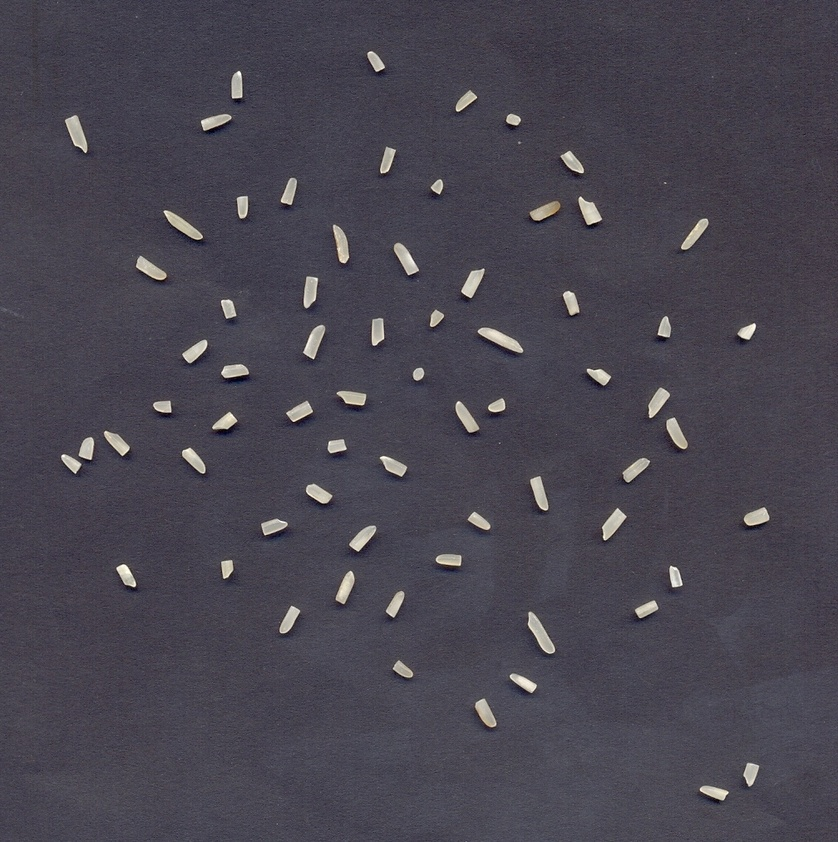
%> input picture 1_1.jpg, 838 x 842 px, shrunk from 1008 x 1012 before the run
$ octave main.m   (GNU Octave 9; MATLAB toolbox functions it lacks are replaced by stand-ins)
%> lines starting %> are read from the running program, lines starting %| are printed output that depends on the picture; in (x1, y1, x2, y2) boxes, pixels count from 0 and x2, y2 are one past the last pixel; in counts of white or black regions, pixels touching at a corner belong together; the program's own positions count from 1
clc
I=imread('1_1.jpg');
%> I is the input picture: size 842x838x3 uint8; mean R, G, B 72.6, 69.2, 80.1
lengthr=[];
widthr=[];
bw = im2bw(I);
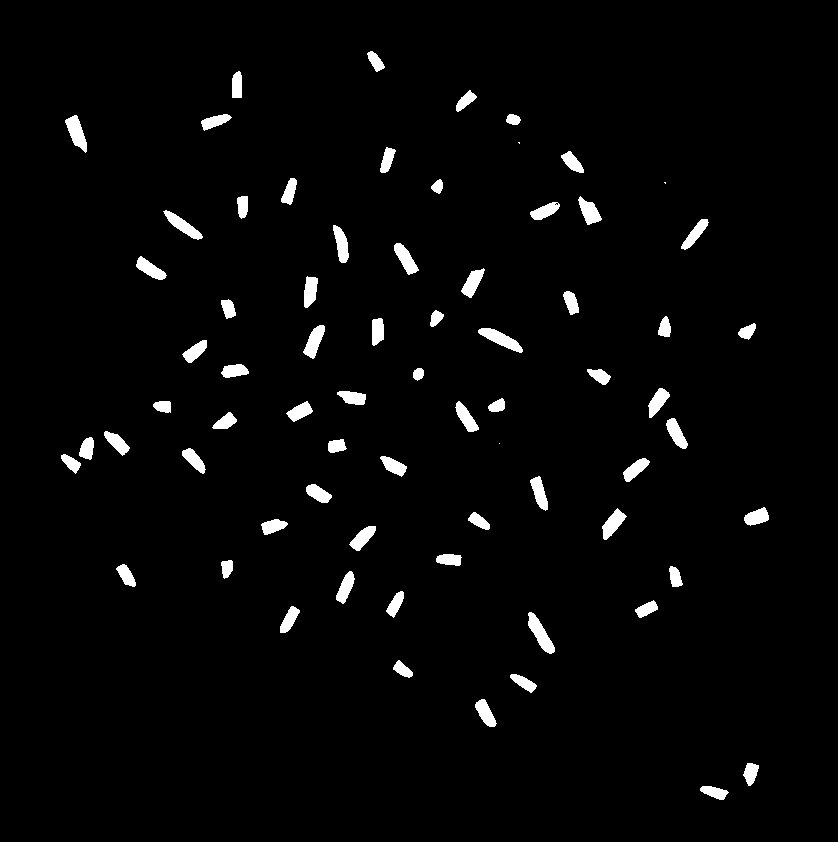
%> bw: size 842x838 logical; 2.7% white; 71 white regions (3 under 20 px), largest, box (x1, y1, x2, y2) and area: (528, 612, 555, 654) 488, (478, 328, 523, 353) 473, (65, 115, 87, 153) 438
G = fspecial('gaussian',[5 5],2);
Ig = imfilter(I,G,'same');
bw1=im2bw(Ig);
%> bw1: size 842x838 logical; 2.6% white; 68 white regions
figure % displaying the images.
imshow(bw1)

[labeled,numObjects] = bwlabel(bw1,4);
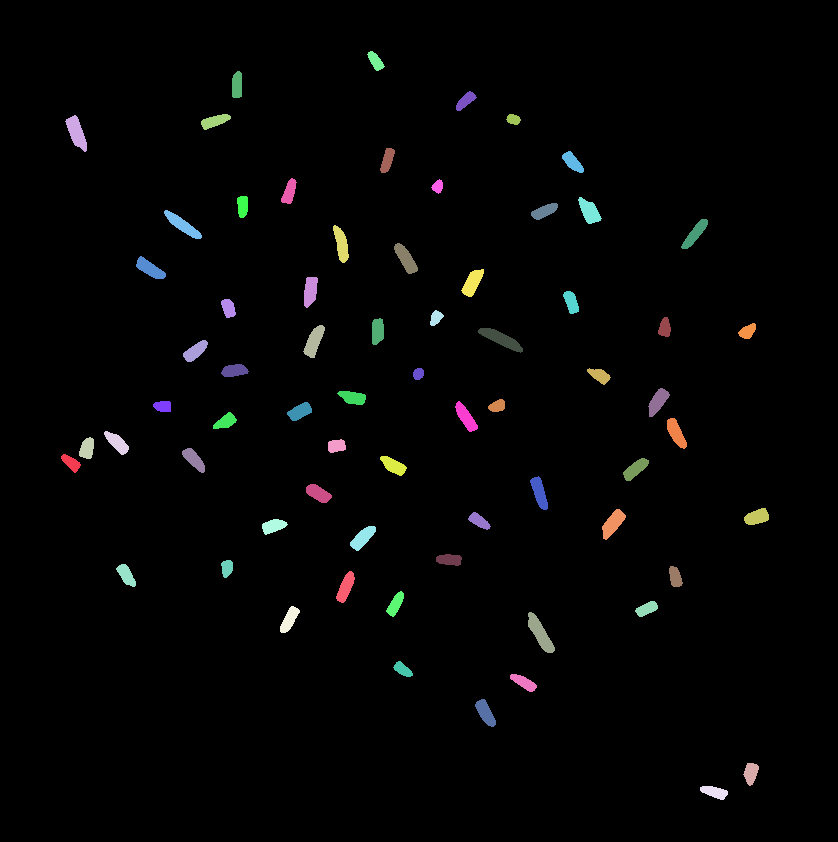
%> labeled: size 842x838 double; 69 distinct labels, from 0 to 68; one colour per label, 0 black
%> numObjects = 68
graindata = regionprops(labeled,'basic');
%> graindata = 68 regions; largest, box (x1, y1, x2, y2), Area and Centroid: (528, 612, 555, 653) 491 [540.9 634.2], (478, 328, 523, 353) 468 [501.6 339.6], (65, 115, 87, 152) 431 [77.2 133.3], (164, 210, 202, 239) 401 [183.2 225.7], (303, 325, 325, 358) 388 [314.7 342]
maxArea = max([graindata.Area]);
%> maxArea = 491
minArea = min([graindata.Area]);
%> minArea = 108
 biggestGrain = find([graindata.Area]==maxArea);
%> biggestGrain = 50
meanArea = mean([graindata.Area]);
%> meanArea = 272.3
 no_object=max(labeled(:));
%> no_object = 68
 fg=sort([graindata.Area]);
%> fg = 68 values from 108 to 491
%  removing the small peices of broken rice.
 bw2 = bwareaopen(bw1,fg(12));
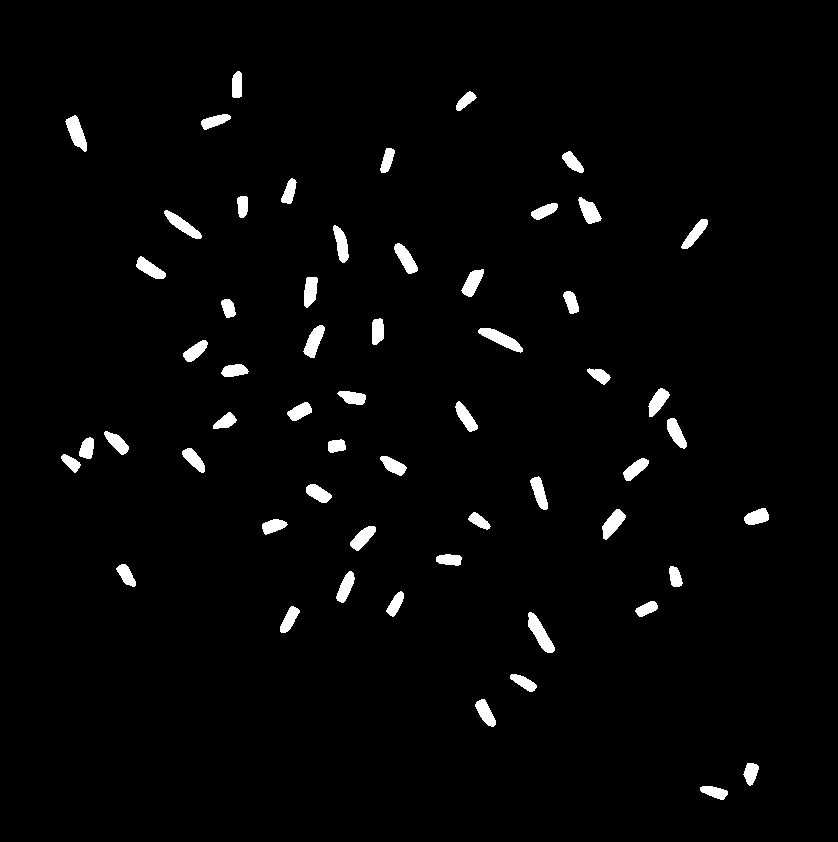
%> bw2: size 842x838 logical; 2.4% white; 57 white regions
 [labeled2,numObjects2] = bwlabel(bw2,4);
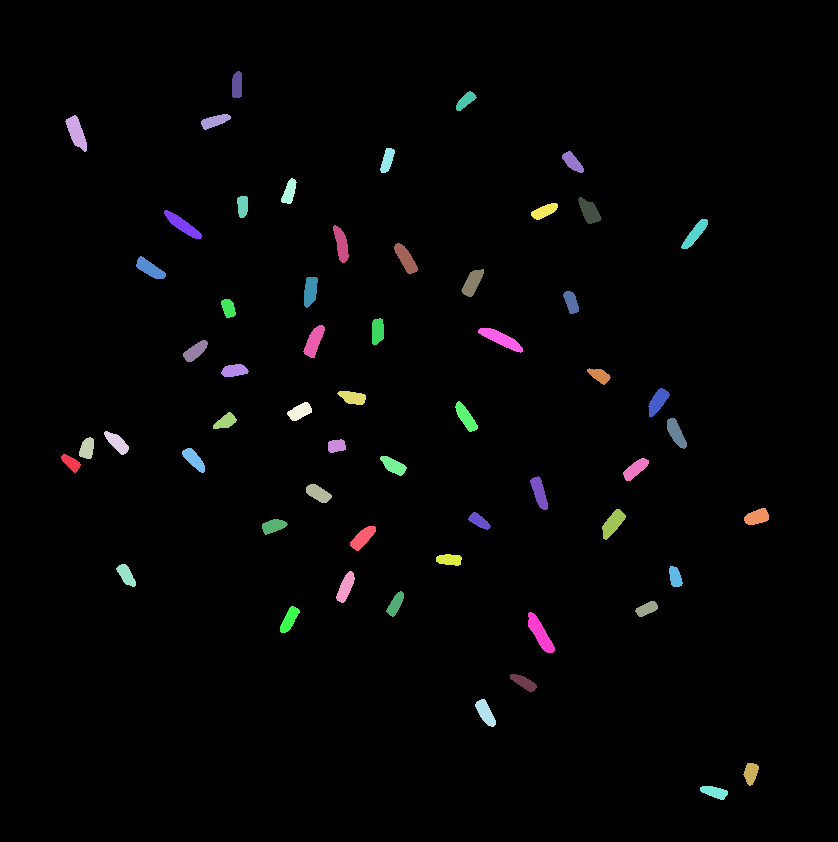
%> labeled2: size 842x838 double; 58 distinct labels, from 0 to 57; one colour per label, 0 black
%> numObjects2 = 57
 % of broken rice
 brokenpercentage=(numObjects2/numObjects)*100;
%> brokenpercentage = 83.82

% finding the rice properties
s = regionprops(bw2,'Orientation',...
    'MajorAxisLength','MinorAxisLength','Eccentricity','Perimeter','BoundingBox','Centroid');
%> s = 57 regions; largest, box (x1, y1, x2, y2), Centroid, MajorAxisLength, MinorAxisLength, Eccentricity and Orientation: (478, 328, 523, 353) [501.6 339.6] 50.74 12.02 0.972 -25.61, (528, 612, 555, 653) [540.9 634.2] 48.84 13.19 0.963 -60.01, (164, 210, 202, 239) [183.2 225.7] 47.16 10.98 0.973 -35.66
for i=1:length(s)
    gh=s(i).BoundingBox;
    % apply distance formula to find width and length of the rice
    hk=sqrt(gh(1)^2+gh(2)^2);
    lk=sqrt(gh(3)^2+gh(4)^2);
    lengthr=[lengthr;hk];
    widthr=[widthr;lk];
end
%> this loop made 57 passes
%> (gh, hk, lk) on passes 10 to 17: ([201.5 114.5 30 16], 231.8, 34), ([213.5 412.5 24 17], 464.5, 29.41), ([221.5 299.5 15 19], 372.5, 24.21), ([221.5 364.5 28 13], 426.5, 30.87), ([232.5 71.5 10 27], 243.2, 28.79), ([237.5 196.5 11 22], 308.3, 24.6), ([262.5 519.5 26 16], 582.1, 30.53), ([280.5 606.5 20 27], 668.2, 33.6)
%> after the loop, lengthr = 57 values, max 1065.7 at index 56, min 132.8 at index 2, mean 578.2; widthr = 57 values, max 51.48 at index 39, min 22.8 at index 23, mean 33.45
figure
imshow(bw2)
hold on

phi = linspace(0,2*pi,50);
cosphi = cos(phi);
sinphi = sin(phi);

for k = 1:length(s)
    xbar = s(k).Centroid(1);
    ybar = s(k).Centroid(2);

    a = s(k).MajorAxisLength/2;
    b = s(k).MinorAxisLength/2;

    theta = pi*s(k).Orientation/180;
    R = [ cos(theta)   sin(theta)
         -sin(theta)   cos(theta)];

    xy = [a*cosphi; b*sinphi];
    xy = R*xy;

    x = xy(1,:) + xbar;
    y = xy(2,:) + ybar;

    plot(x,y,'r','LineWidth',2);
end
%> this loop made 57 passes
%> (xbar, ybar, a, b, theta, R) on passes 1 to 7: (71.7, 463.4, 11.77, 5.61, -0.696, [0.767 -0.642; 0.642 0.767]), (77.19, 133.3, 19.58, 7.28, -1.18, [0.382 -0.924; 0.924 0.382]), (87.7, 449.1, 11.51, 7.1, 1.3, [0.27 0.963; -0.963 0.27]), (117.6, 443.2, 15.6, 6.3, -0.75, [0.731 -0.682; 0.682 0.731]), (126.9, 575.7, 13.68, 6.17, -0.981, [0.556 -0.831; 0.831 0.556]), (150.6, 269.3, 17.67, 6.54, -0.562, [0.846 -0.533; 0.533 0.846]), (183.2, 225.7, 23.58, 5.49, -0.622, [0.812 -0.583; 0.583 0.812])
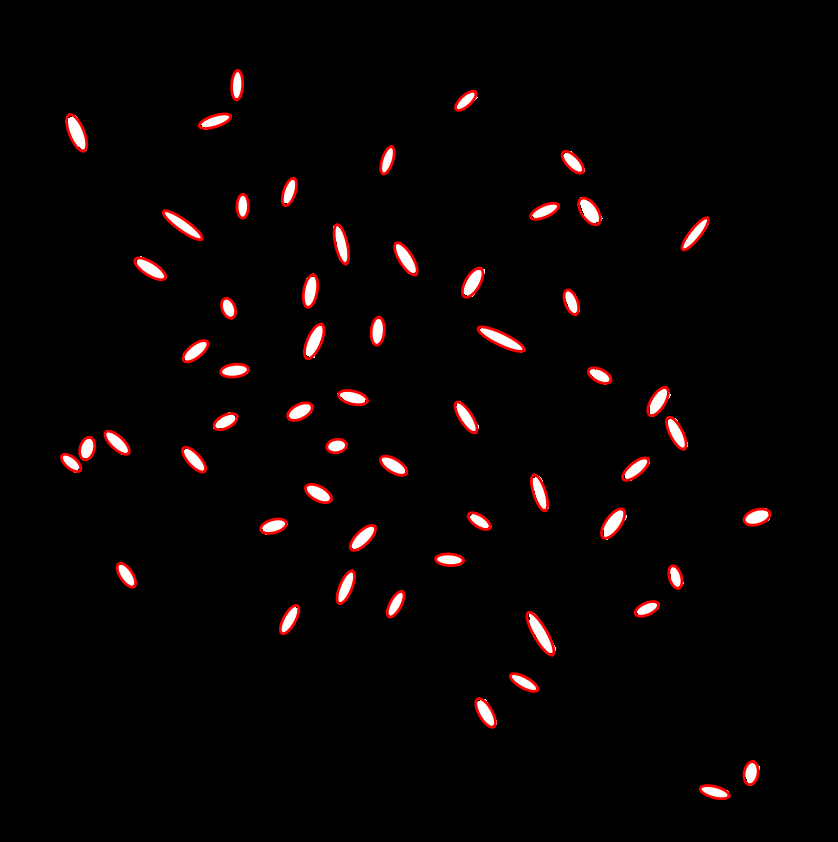
%> figure redrawn from the program's plot data
hold off

$ run again, with 1_2.jpg copied over 1_1.jpg
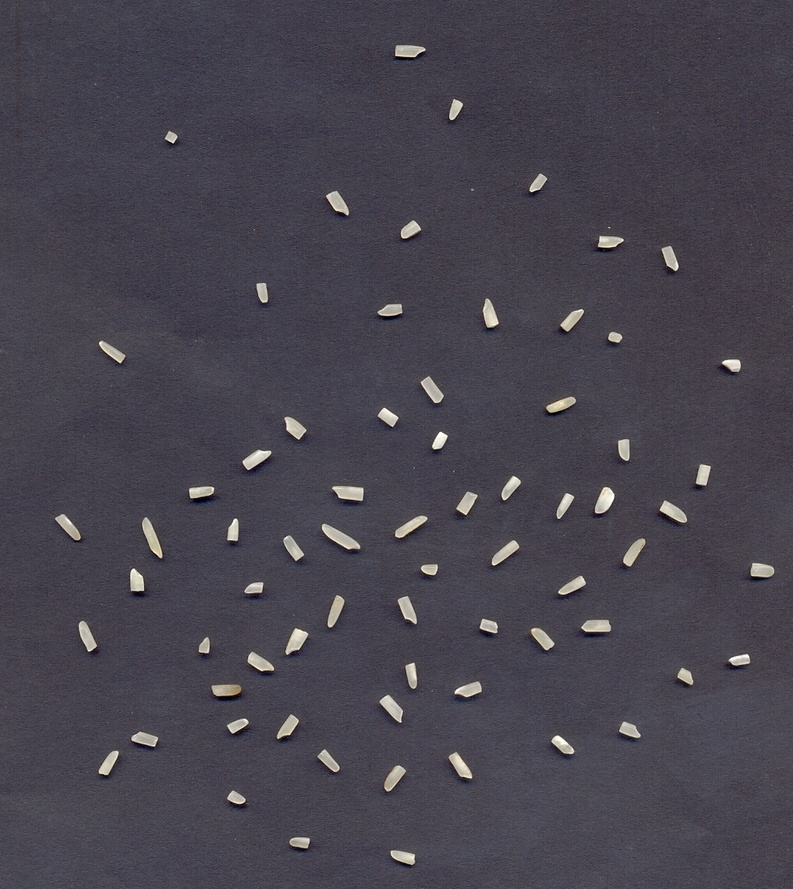
%> input picture 1_2.jpg, 793 x 889 px, shrunk from 1017 x 1140 before the run
%> I is the input picture: size 889x793x3 uint8; mean R, G, B 71.6, 68, 78.5
%> bw: size 889x793 logical; 2.4% white; 76 white regions (6 under 20 px), largest, box (x1, y1, x2, y2) and area: (322, 524, 360, 549) 418, (142, 517, 162, 558) 370, (332, 486, 364, 501) 358
%> bw1: size 889x793 logical; 2.4% white; 70 white regions
%> labeled: size 889x793 double; 71 distinct labels, from 0 to 70
%> numObjects = 70
%> graindata = 70 regions; largest, box (x1, y1, x2, y2), Area and Centroid: (322, 524, 360, 549) 415 [340.5 538], (142, 518, 162, 557) 359 [152.3 538], (333, 486, 364, 501) 355 [350.1 493], (595, 487, 615, 513) 344 [605.6 500.8], (286, 628, 308, 654) 323 [297 640.9]
%> maxArea = 415
%> minArea = 85
%> biggestGrain = 25
%> meanArea = 238.7
%> no_object = 70
%> fg = 70 values from 85 to 415
%> bw2: size 889x793 logical; 2.2% white; 60 white regions
%> `[labeled2,numObjects2] = bwlabel(bw2,4);`:
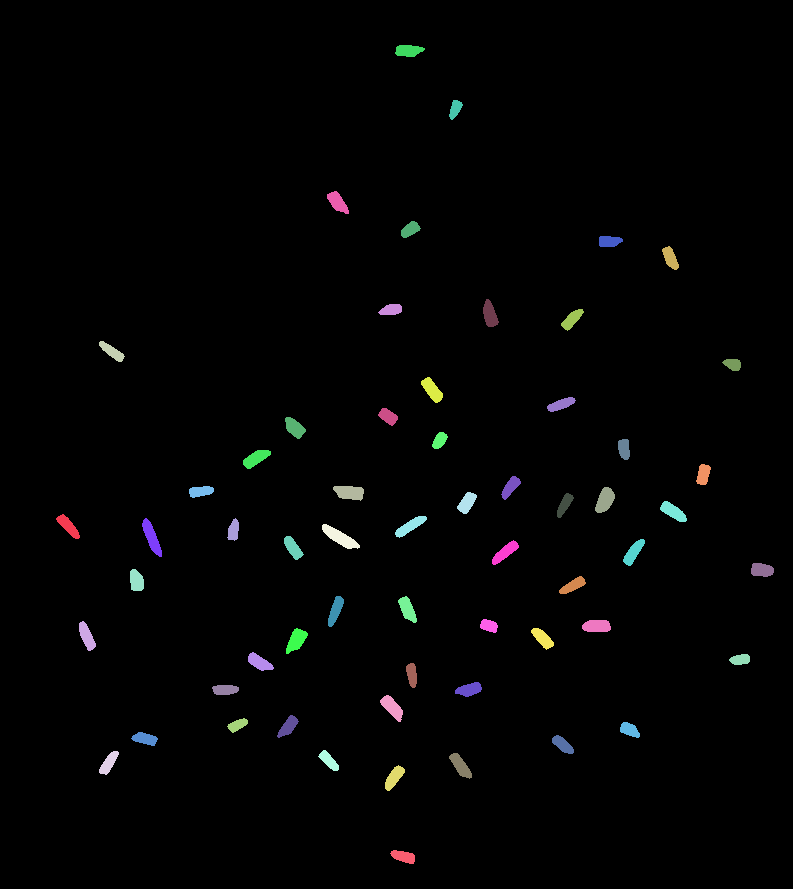
%> labeled2: size 889x793 double; 61 distinct labels, from 0 to 60; one colour per label, 0 black
%> numObjects2 = 60
%> brokenpercentage = 85.71
%> s = 60 regions; largest, box (x1, y1, x2, y2), Centroid, MajorAxisLength, MinorAxisLength, Eccentricity and Orientation: (322, 524, 360, 549) [340.5 538] 44.07 12.26 0.961 -30.59, (142, 518, 162, 557) [152.3 538] 42.86 10.87 0.967 -67.5, (395, 516, 427, 538) [410.9 526.7] 38.2 10.23 0.963 31.79
%> the loop `for i=1:length(s)` made 60 passes
%> (gh, hk, lk) on passes 9 to 16: ([212.5 685.5 27 10], 717.7, 28.79), ([227.5 518.5 12 23], 566.2, 25.94), ([227.5 718.5 21 15], 753.7, 25.81), ([243.5 450.5 28 19], 512.1, 33.84), ([248.5 652.5 26 19], 698.2, 32.2), ([277.5 715.5 22 23], 767.4, 31.83), ([284.5 536.5 20 24], 607.3, 31.24), ([285.5 417.5 21 22], 505.8, 30.41)
%> after the loop `for i=1:length(s)`: lengthr = 60 values, max 980.1 at index 59, min 355.7 at index 3, mean 691.2; widthr = 60 values, max 45.49 at index 19, min 22.47 at index 58, mean 30.77
%> the loop `for k = 1:length(s)` made 60 passes
%> (xbar, ybar, a, b, theta, R) on passes 1 to 7: (68.84, 526.7, 16.2, 5.36, -0.833, [0.673 -0.74; 0.74 0.673]), (87.36, 636.9, 16.2, 5.72, -1.18, [0.381 -0.924; 0.924 0.381]), (112.5, 352.2, 15.96, 4.94, -0.629, [0.808 -0.589; 0.589 0.808]), (109.4, 763.6, 14.77, 5.38, 0.979, [0.558 0.83; -0.83 0.558]), (137.1, 581.4, 11.74, 7.06, -1.32, [0.252 -0.968; 0.968 0.252]), (145.6, 739.3, 13.53, 5.81, -0.19, [0.982 -0.189; 0.189 0.982]), (152.3, 538, 21.43, 5.44, -1.18, [0.383 -0.924; 0.924 0.383])
%> after the loop `for k = 1:length(s)`:
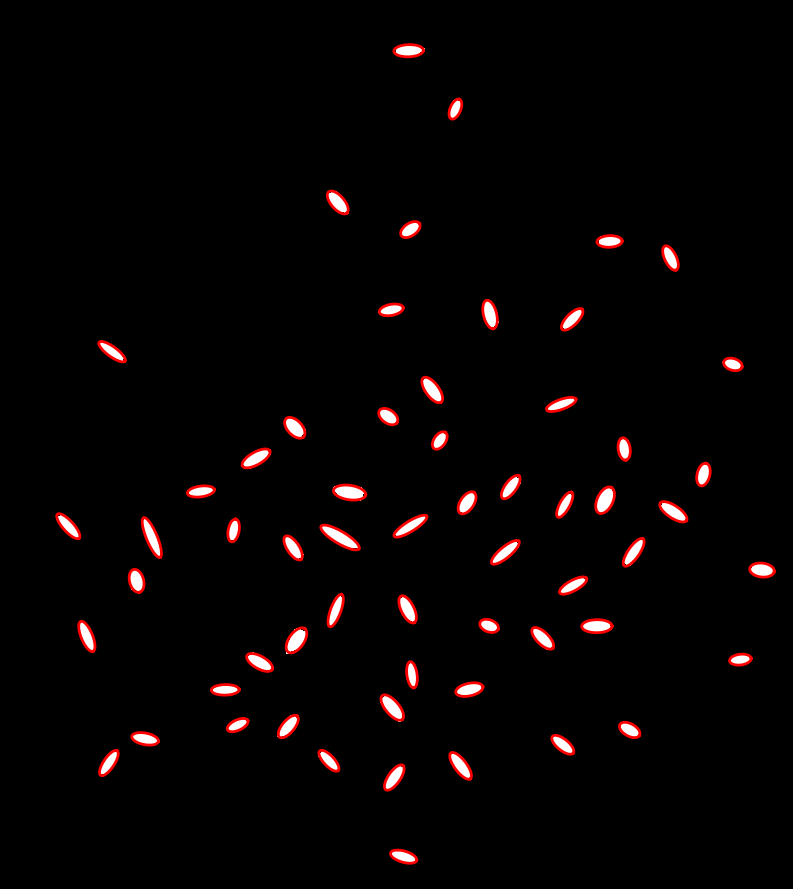
%> figure redrawn from the program's plot data
